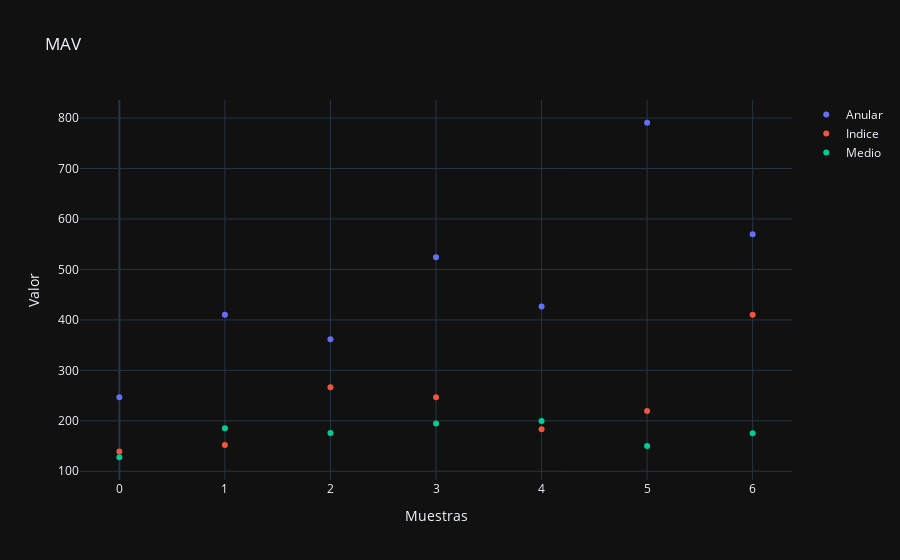

The cell this chart's notebook holds for it:
### Markdown cell above
### Características

### Code cell
MAV_anular = []
MAV_indice = []
MAV_medio = []


MAV_anular = [calcular_MAV(valores) for valores in recons_anular]
MAV_indice = [calcular_MAV(valores) for valores in recons_indice]
MAV_medio = [calcular_MAV(valores) for valores in recons_medio]




STD_anular = [calcular_STD(valores) for valores in recons_anular]
STD_indice = [calcular_STD(valores) for valores in recons_indice]
STD_medio = [calcular_STD(valores) for valores in recons_medio]



RMS_anular = [calcular_RMS(valores) for valores in recons_anular]
RMS_indice = [calcular_RMS(valores) for valores in recons_indice]
RMS_medio = [calcular_RMS(valores) for valores in recons_medio]

VAR_anular = [calcular_VAR(valores) for valores in recons_anular]
VAR_indice = [calcular_VAR(valores) for valores in recons_indice]
VAR_medio = [calcular_VAR(valores) for valores in recons_medio]

WL_anular = [calcular_WL(valores) for valores in recons_anular]
WL_indice = [calcular_WL(valores) for valores in recons_indice]
WL_medio = [calcular_WL(valores) for valores in recons_medio]

DMAV_anular = [calcular_DMAV(valores) for valores in recons_anular]
DMAV_indice = [calcular_DMAV(valores) for valores in recons_indice]
DMAV_medio = [calcular_DMAV(valores) for valores in recons_medio]

SSC_anular_raw = [calcular_SSC(valores) for valores in coefs_anulares[0]]
SSC_indice_raw = [calcular_SSC(valores) for valores in coefs_indice[0]]
SSC_medio_raw = [calcular_SSC(valores) for valores in coefs_medio[0]]

from statistics import mean

pruebaSSC0 = calcular_SSC(muestras_rango_medio[0])
pruebaSSC1 = calcular_SSC(muestras_rango_medio[1])
pruebaSSC2 = calcular_SSC(muestras_rango_medio[2])
pruebaSSC3 = calcular_SSC(muestras_rango_medio[3])
pruebaSSC4 = calcular_SSC(muestras_rango_medio[4])
pruebaSSC5 = calcular_SSC(muestras_rango_medio[5])
pruebaSSC6 = calcular_SSC(muestras_rango_medio[6])

pruebalist = [pruebaSSC0,pruebaSSC1,pruebaSSC2,pruebaSSC3,pruebaSSC4,pruebaSSC5,pruebaSSC6]

promedio = mean(pruebalist)
# pruebamSSC0 = calcular_SSC(coefs_medio[0][1])
# pruebamSSC1 = calcular_SSC(coefs_medio[1][1])
# # pruebamSSC2 = calcular_SSC(coefs_medio[2][0])

# # pruebamSSC0 = calcular_SSC(coefs_medio[1][0])
# # pruebamSSC1 = calcular_SSC(coefs_medio[1][1])

# pruebaiSSC0 = calcular_SSC(coefs_indice[0][1])
# pruebaiSSC1 = calcular_SSC(coefs_indice[1][1])

print(pruebaSSC0)
print(pruebaSSC1)
print(pruebaSSC2)
print(pruebaSSC3)
print(pruebaSSC4)
print(pruebaSSC5)
print(pruebaSSC6)
print(promedio)

# print(pruebamSSC0)
# print(pruebamSSC1)
# # print(pruebamSSC2)
# print(pruebaiSSC0)
# print(pruebaiSSC1)

SSC_anular = [calcular_SSC(valores) for valores in recons_anular ]
SSC_indice = [calcular_SSC(valores) for valores in recons_indice]
SSC_medio = [calcular_SSC(valores) for valores in recons_medio]


graficar_listas(MAV_anular, MAV_indice, MAV_medio, names=["Anular","Indice","Medio"],titulo="MAV")
graficar_listas(STD_anular, STD_indice, STD_medio, names=["Anular","Indice", "Medio"],titulo="STD")
graficar_listas(RMS_anular, RMS_indice, RMS_medio, names=["Anular","Indice", "Medio"],titulo="RMS")
graficar_listas(VAR_anular, VAR_indice, VAR_medio, names=["Anular","Indice", "Medio"],titulo="VAR")
graficar_listas(WL_anular, WL_indice, WL_medio, names=["Anular","Indice", "Medio"],titulo="WL")
graficar_listas(DMAV_anular, DMAV_indice, DMAV_medio, names=["Anular","Indice", "Medio"],titulo="DMAV")
graficar_listas(SSC_anular, SSC_indice, SSC_medio,SSC_anular_raw, SSC_indice_raw, SSC_medio_raw, names=["Anular","Indice", "Medio","Anular raw","Indice raw", "Medio raw"],titulo="SSC")

### Figure 1 — Plotly figure (JSON) as saved in the notebook; plotly's stock layout.template omitted (floating-point values rounded to 4 significant figures)
{"data": [{"mode": "markers", "name": "Anular", "type": "scatter", "x": [0, 1, 2, 3, 4, 5, 6], "y": [246.9, 410.1, 361.8, 524.2, 426.5, 790.7, 569.7]}, {"mode": "markers", "name": "Indice", "type": "scatter", "x": [0, 1, 2, 3, 4, 5, 6], "y": [139.1, 152.0, 266.4, 246.9, 183.4, 219.7, 410.1]}, {"mode": "markers", "name": "Medio", "type": "scatter", "x": [0, 1, 2, 3, 4, 5, 6], "y": [127.8, 185.5, 175.7, 194.9, 199.5, 150.1, 175.4]}], "layout": {"title": {"text": "MAV"}, "xaxis": {"title": {"text": "Muestras"}}, "yaxis": {"title": {"text": "Valor"}}}}
